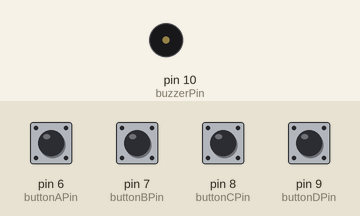
The sketch below on a simulated Arduino Uno, built with avr-gcc and run on an emulated ATmega328P. Parts: buzzer (waves = sounding). Inputs (shaded band) come from the test bench; at power-on: pin 6 (buttonAPin), pin 7 (buttonBPin), pin 8 (buttonCPin), pin 9 (buttonDPin) LOW.

Above: at 1.2 s.
1.3 s: pin 6 (buttonAPin) pulled HIGH for 0.5 s
At 2.3 s:
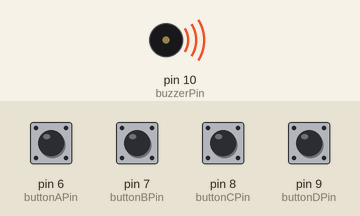
4.7 s: pin 6 (buttonAPin) pulled HIGH for 1 s
At 8.3 s:
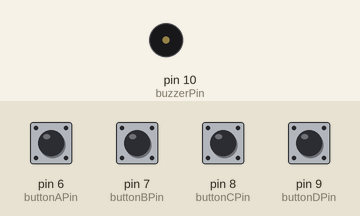
Timing chart, 0 to 9.8 s (numbered marks = the images above; inputs shaded):
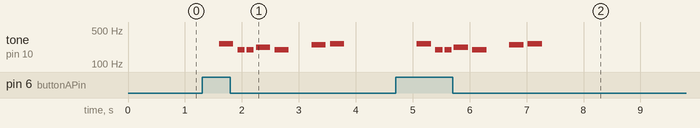

The sketch:

buzzerButton.ino
```cpp
#include <LiquidCrystal.h>
const int rs = 12, en = 11, d4 = 5, d5 = 4, d6 = 3, d7 = 2;
int melody[]={262, 196, 196, 220, 196, 0, 247, 262};
int noteDurations[]={4, 8, 8, 4, 4, 4, 4, 4};
int buttonAPin= 6;
int buttonBPin= 7;
int buttonCPin= 8;
int buttonDPin= 9;
int buzzerPin = 10;
int buttonStateA;
int buttonStateB;
int buttonStateC;
int buttonStateD;
void setup() {
    pinMode(buttonAPin, INPUT);
    pinMode(buttonBPin, INPUT);
    pinMode(buttonCPin, INPUT);
    pinMode(buttonDPin, INPUT);
    buttonStateA = digitalRead(buttonAPin);
    buttonStateB = digitalRead(buttonBPin);
    buttonStateC = digitalRead(buttonCPin);
    buttonStateD = digitalRead(buttonDPin);
}

void loop() {
    // set the cursor to column 0, line 1
    // (note: line 1 is the second row, since counting begins with 0):
    buttonStateA = digitalRead(buttonAPin);
    buttonStateB = digitalRead(buttonBPin);
    buttonStateC = digitalRead(buttonCPin);
    buttonStateD = digitalRead(buttonDPin);
    if (buttonStateA == 1) {
        Serial.println("A");
        for (int thisNote=0; thisNote <8; thisNote++){

            //to calculate the note duration, take one second. Divided by the note type
            int noteDuration = 1000 / noteDurations [thisNote];
            tone(buzzerPin, melody [thisNote], noteDuration);

            //to distinguish the notes, set a minimum time between them
            //the note's duration +30% seems to work well
            int pauseBetweenNotes = noteDuration * 1.30;
            delay(pauseBetweenNotes);

            //stop the tone playing
            noTone(8);
        }
        buttonStateA = 0;
    }
    else if (buttonStateB == 1) {
        Serial.println("B");
        buttonStateB = 0;
    }
    else if (buttonStateC == 1) {
        Serial.println("C");
        buttonStateC = 0;
    }
    else if (buttonStateD == 1) {
        Serial.println("D");
        buttonStateD = 0;
    }
    else if (buttonStateA == 0 && buttonStateB == 0 && buttonStateC == 0 && buttonStateD == 0){
        Serial.println("N");
    }
    else {
        Serial.println("X");
    }
    delay(400);
}
```

madlibs.cpp
```cpp
#include <arduino.h>
#include <stdio.h>
#include <stdlib.h>
#include <string.h>
#include <math.h>

void setup() {
    Serial.begin(9600);
    Serial.println("Hello World!");
}


void loop() {
    Serial.println("Hello World!");
    delay(1000);
}
```

Measured:
- after the input at 1.3 s, tone on pin 10 (buzzerPin): plays 262 Hz for 0.25 s, 196 Hz for 0.13 s, 196 Hz for 0.13 s, 220 Hz for 0.25 s, 196 Hz for 0.25 s, 247 Hz for 0.25 s … (7 notes in this stretch), starting after 0.30 s
- after the input at 4.7 s, tone on pin 10 (buzzerPin): plays 262 Hz for 0.25 s, 196 Hz for 0.13 s, 196 Hz for 0.13 s, 220 Hz for 0.25 s, 196 Hz for 0.25 s, 247 Hz for 0.25 s … (7 notes in this stretch), starting after 0.38 s
